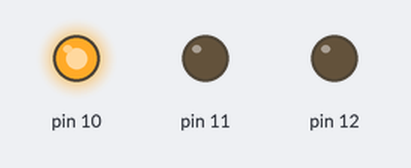
Recording of a sketch running on a simulated Arduino Uno, built with avr-gcc and run on an emulated ATmega328P. Shown: output pins drawn as LEDs (lit = HIGH).

Above: at 0.5 s.
At 2.5 s:
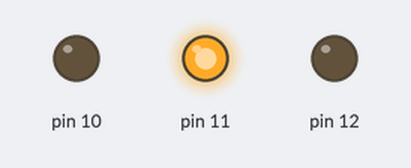
At 4.5 s:
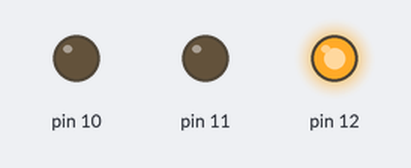
At 5.5 s:
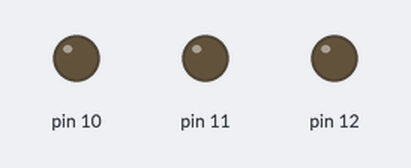
Timing chart, 0 to 7.8 s (numbered marks = the images above):
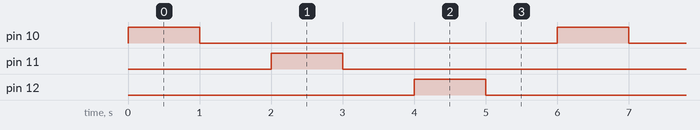

The sketch:

led_sequence.ino
```cpp
//By Cesar Gaitan
//mrebola.com

int led = 0;
  void setup(){
    for(int i = 10; i<=12; i++){
      led = i;
      pinMode(led,OUTPUT);
    }
  }

  void loop(){
    for(int i = 10; i<=12; i++){
    led = i;
    digitalWrite(led,HIGH);
    delay(1000);
    digitalWrite(led,LOW);
    delay(1000);
    }
  }
```

Measured:
- by itself, pin 10–12: alternates HIGH for 1.0 s and LOW for 5.0 s
- by itself, everything shown: repeats every 6.0 s, in 6 steps
